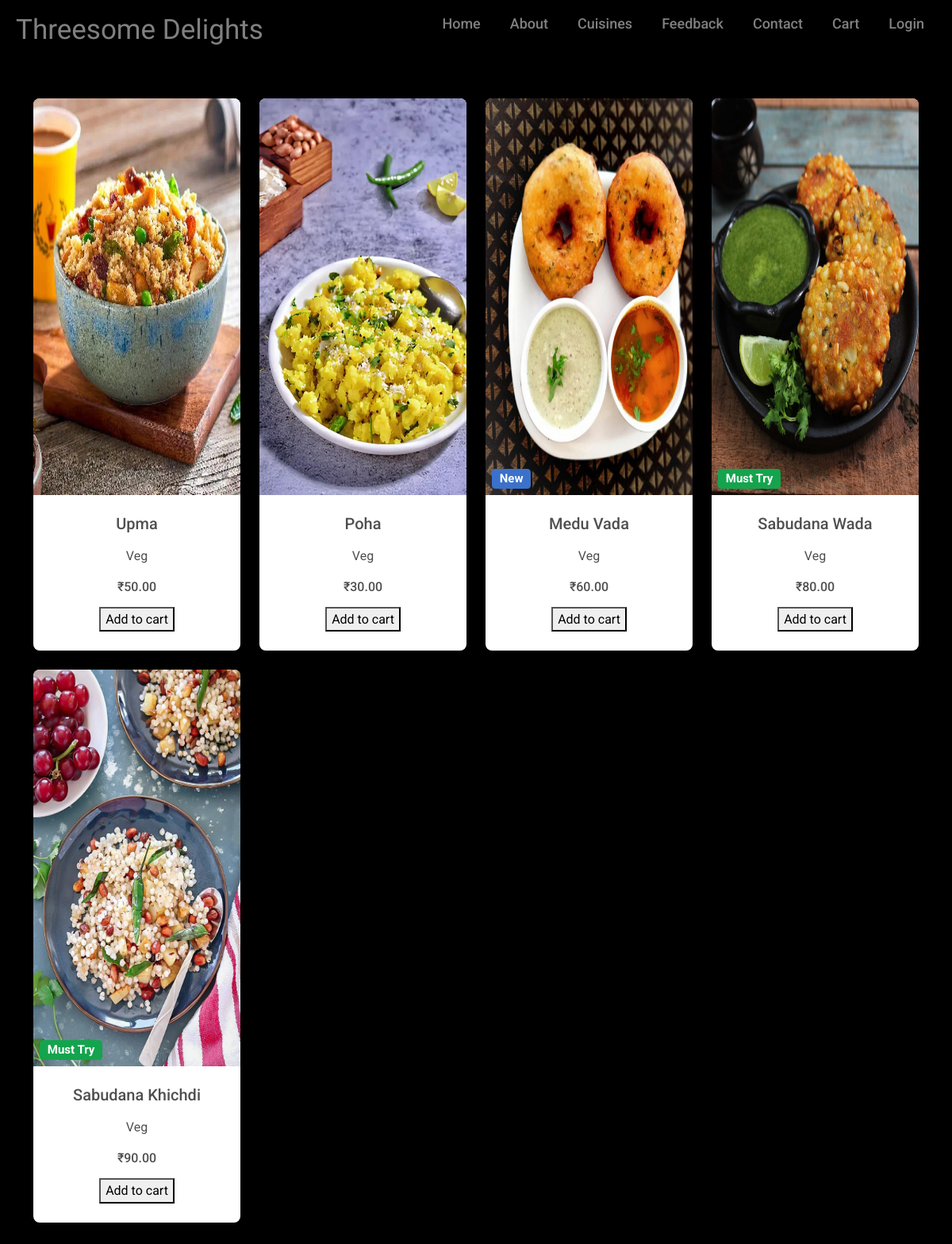
The page /southindian on the database its author committed.
### App/models.py (models this page shows, shortened)
class Southindian(models.Model):
    name = models.CharField(max_length=255)
    price = models.DecimalField(max_digits=10, decimal_places=2)
    image = models.ImageField(upload_to='static/img/' , default='img')
    category = models.ForeignKey(Category, on_delete=models.CASCADE)
    type = models.ForeignKey(Badge_Sandwich, on_delete=models.CASCADE, related_name= "southindian")

class Category(models.Model):
    name = models.CharField(max_length=255, unique=True)

class Badge_Sandwich(models.Model):
    name = models.CharField(max_length=255)
    code = models.CharField(max_length=700, default='<h5><span class="badge bg-primary ms-2">New</span></h5>')
    code_price = models.CharField(max_length=700, default='<s>{{sandwich.price | safe}}</s><strong class="ms-2 text-danger">{{sandwich.get_price_with_discount | safe}}</strong>')

### App/views.py (the view, shortened to what this page needs)
# urls.py: path("southindian", southindian, name="southindian"),
@csrf_exempt
def southindian(request):
    sandwichs = Southindian.objects.all()
    context = {
        'southindiandata': sandwichs,
    }
    return render(request, "southindian.html", context)

### App/templates/southindian.html (shortened to what this page needs)
{% load static %}
{% include "Header.html" %}
<!DOCTYPE html>
<html lang="en">
<head>
    <link rel="stylesheet" href="{% static '/css/services.css' %}">
    <link href="https://cdnjs.cloudflare.com/ajax/libs/font-awesome/6.0.0/css/all.min.css" rel="stylesheet" />
    <link href="https://cdnjs.cloudflare.com/ajax/libs/mdb-ui-kit/6.4.2/mdb.min.css" rel="stylesheet" />
</head>
<body style="background-color: #000000;">
    <section>
        <div class="text-center container py-5">
            <div class="row">
                {% for southindian in southindiandata %}
                <div class="col-lg-3 col-md-6 mb-4">
                    <div class="card h-100">
                        <div class="bg-image hover-zoom ripple ripple-surface ripple-surface-light"
                            data-mdb-ripple-color="light">
                            <img id="toPut" src="{{ southindian.image.url }}" class="w-100" style="height: 500px;" />
                            <a href="#!">
                                <div class="mask">
                                    <div class="d-flex justify-content-start align-items-end h-100">
                                        {{southindian.type.code|safe}}
                                    </div>
                                </div>
                            </a>
                        </div>
                        <div class="card-body">
                            <a href="" class="text-reset">
                                <h5 class="card-title mb-3">{{ southindian.name}}</h5>
                            </a>
                            <a href="" class="text-reset">
                                <p>{{ southindian.category.name}}</p>
                            </a>
                            <h6 class="mb-3">₹{{ southindian.price | safe }}</h6>
                            <button onclick="addToCart('{{ southindian.name }}')">Add to cart</button>
                        </div>
                    </div>
                </div>
                {% endfor %}
            </div>
        </div>
    </section>
</body>
</html>

### App/static/css/style.css (style rules this page uses)
:root { --font-ubuntu: 'Ubuntu', sans-serif; --font-segoe: 'Segoe UI', Tahoma, Geneva, Verdana, sans-serif; --color-black: #000; --color-white: #fff; --color-background: #121212; }
body { color: var(--color-white); margin: 0; padding: 0; font-family: var(--font-ubuntu); background: var(--color-background); }

### rows shown on the page
Southindian: image (picture), name "Upma", category.name "Veg", price "50.00"
Southindian: image (picture), name "Poha", category.name "Veg", price "30.00"
Southindian: image (picture), type.code "New", name "Medu Vada", category.name "Veg", price "60.00"
Southindian: image (picture), type.code "Must Try", name "Sabudana Wada", category.name "Veg", price "80.00"
Southindian: image (picture), type.code "Must Try", name "Sabudana Khichdi", category.name "Veg", price "90.00"
